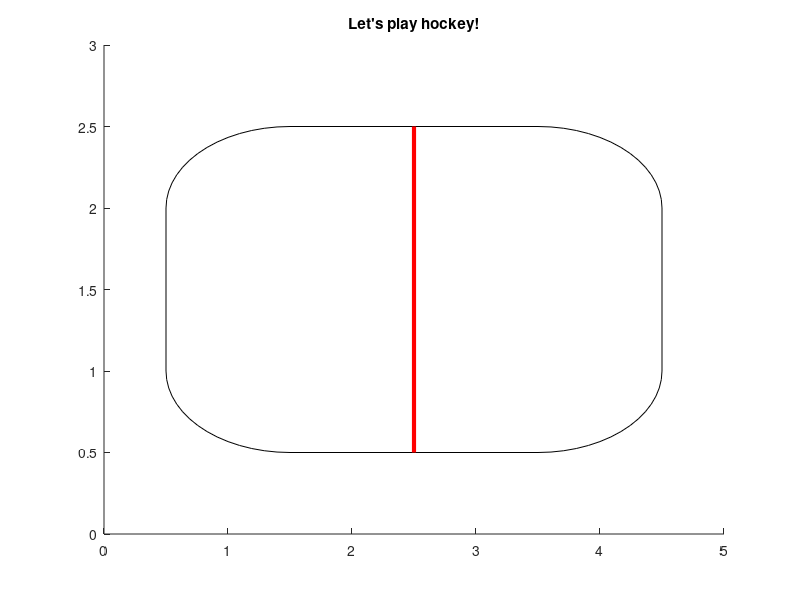

Here is the MATLAB script that generated this plot:
rectangle('Position',[0.5 0.5 4 2], 'Curvature',[0.5 0.5])
line([2.5 2.5], [0.5 2.5], 'Color','red','LineWidth',3)
axis([0 5 0 3])
title('Let''s play hockey!')
